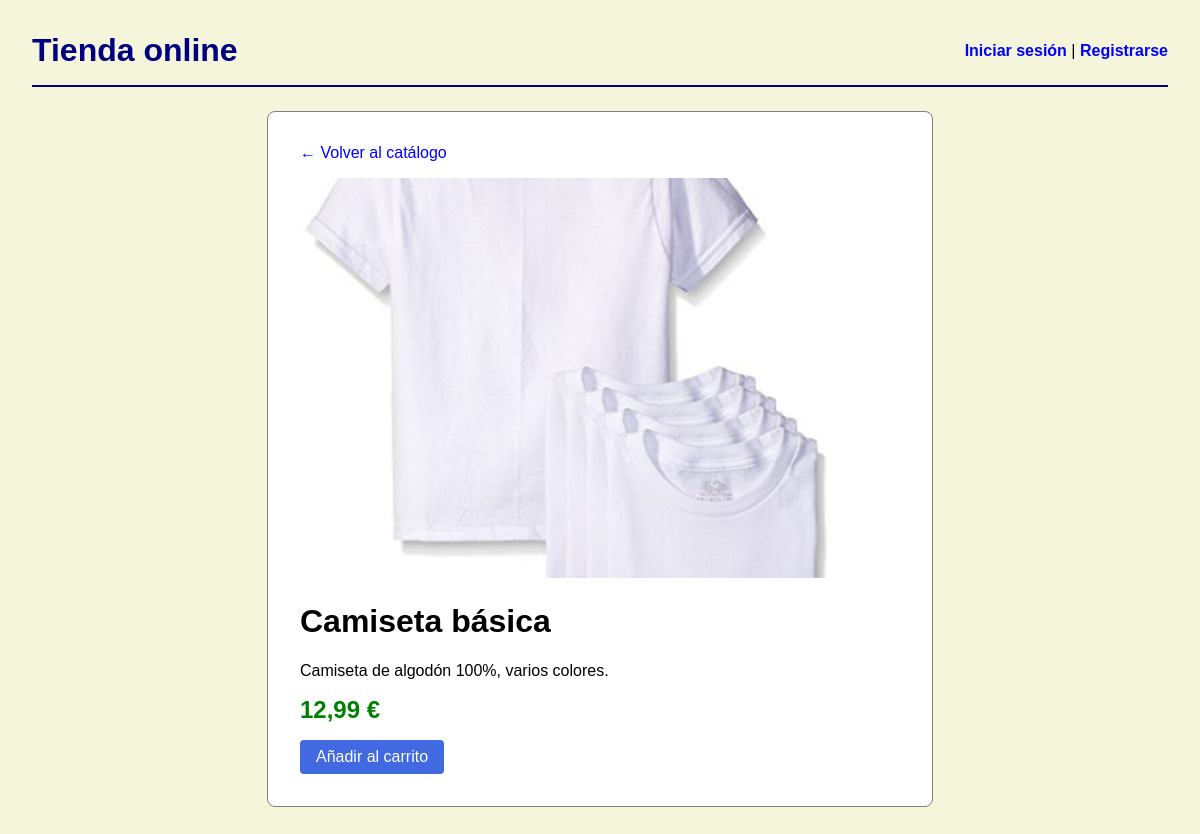
/index.php?page=producto&id=1, run on the app's committed database.
### tables this page shows
CREATE TABLE producto (
  id_producto INT UNSIGNED NOT NULL AUTO_INCREMENT,
  nombre      VARCHAR(120) NOT NULL,
  descripcion TEXT         NULL,
  precio      DECIMAL(10,2) NOT NULL,
   
  imagen      VARCHAR(255) NULL,
  PRIMARY KEY (id_producto),
  CONSTRAINT chk_producto_precio CHECK (precio >= 0)
);

### index.php (called while the page is built, shortened)
<?php
require_once __DIR__ . '/controllers/mainController.php';

### repositories/ProductoRepository.php (called while the page is built, shortened)
<?php
require_once __DIR__ . '/../models/Producto.php';
class ProductoRepository {
    private mysqli $db;
    public function __construct (mysqli $db){
        $this->db = $db;
    }
    public function findById(int $id): ?Producto {
        $sql = "SELECT id_producto, nombre, descripcion, precio, imagen FROM producto WHERE id_producto = ?";
            $stmt = $this->db->prepare($sql);
            $stmt->bind_param("i", $id);
            $stmt->execute();
            $resultado = $stmt->get_result();
            if ($row = $resultado->fetch_assoc()){
                return new Producto(
                    (int)$row['id_producto'],
                    $row['nombre'],
                    $row['descripcion'],
                    (float)$row['precio'],
                    $row['imagen']
                );
            }
            return null;
    }
}

### models/Producto.php (called while the page is built, shortened)
<?php
class Producto {
    private string $nombre;
    private ?string $descripcion;
    private float $precio;
    private ?string $imagen;
public function __construct (?int $id_producto, string $nombre, ?string $descripcion, float $precio, ?string $imagen = null) {
    $this->nombre = $nombre;
    $this -> descripcion = $descripcion;
    $this-> precio = $precio;
    $this->imagen = $imagen;
}
public function getNombre(): string {return $this->nombre;}
public function getDescripcion(): ?string {return $this->descripcion;}
public function getPrecio(): float { return $this->precio;}
public function getImagen(): ?string { return $this->imagen;}
}

### views/productoView.phtml (the view, shortened to what this page needs)
<!DOCTYPE html>
    <html lang="es">
    <head>
        <link rel="stylesheet" href="css/estilos.css">
    </head>
    <body>
        <?php require __DIR__ . '/header.phtml'; ?>
        <div class="detalle">
            <a class="volver" href="index.php?page=productos">&larr; Volver al catálogo</a>
            <?php if ($producto->getImagen()): ?>
                <img src="img/productos/<?= htmlspecialchars($producto->getImagen()) ?>" alt="<?= htmlspecialchars($producto->getNombre()) ?>">
            <?php endif; ?>
            <h1><?= htmlspecialchars($producto->getNombre()) ?></h1>
            <p><?= htmlspecialchars($producto->getDescripcion() ?? 'Sin descripción.') ?></p>
            <p class="precio-grande"><?= number_format($producto->getPrecio(), 2, ',', '.') ?> €</p>
            <form action="index.php?page=carrito" method="post">
                <input type="submit" class="btn" value="Añadir al carrito">
            </form>
        </div>
    </body>
    </html>

### css/estilos.css (style rules this page uses)
body { font-family: sans-serif; margin: 2rem; background: beige; color: black; }
.detalle { background: white; border: 1px solid gray; border-radius: 8px; padding: 2rem; max-width: 600px; margin: 0 auto; }
.precio-grande { font-size: 1.5rem; font-weight: bold; color: green; margin: 1rem 0; }
.volver { display: inline-block; margin-bottom: 1rem; color: blue; text-decoration: none; }
.btn { display: inline-block; background: royalblue; color: white; padding: 0.5rem 1rem; text-decoration: none; border-radius: 4px; text-align: center; border: none; cursor: pointer; font-size: 1rem; }
.detalle img { max-width: 100%; max-height: 400px; border-radius: 8px; }

### data on the page
producto: imagen (picture), nombre "Camiseta básica", descripcion "Camiseta de algodón 100%, varios colores.", precio "12,99"
